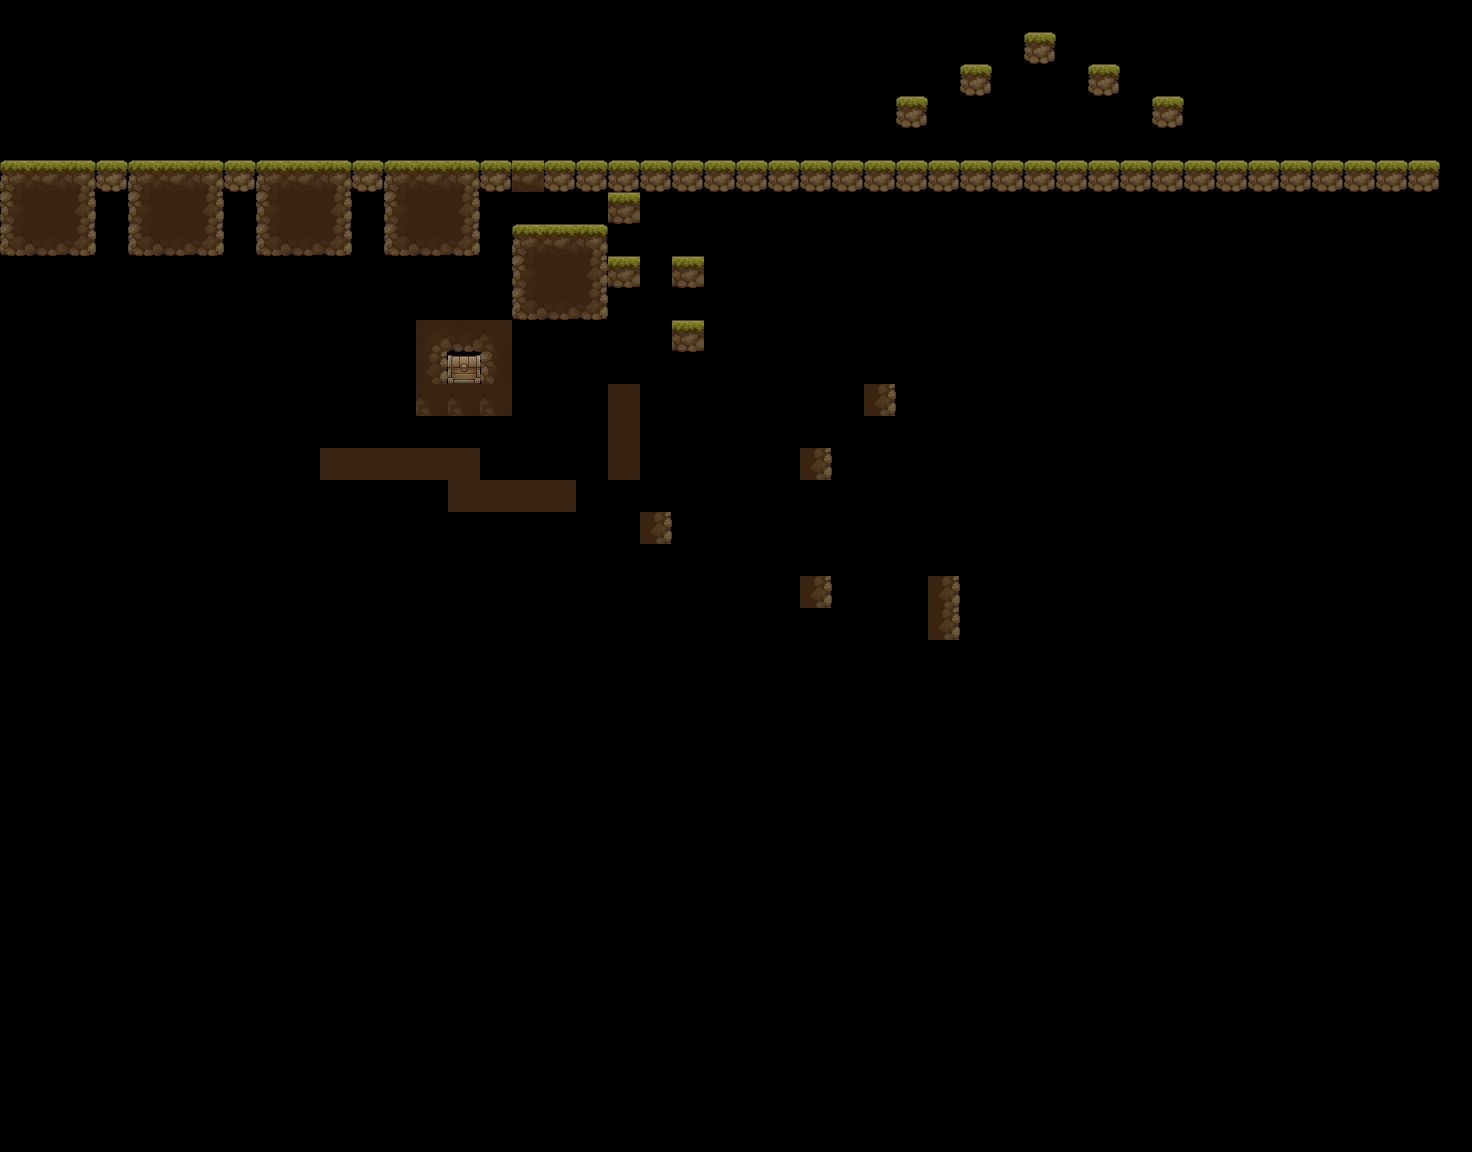

Tiled map render using the project's own tile images. Description and the whole map definition, tile-layer contents included, below:
An orthogonal 46x36 tile map with 32x32 px tiles, 1 tile layer (Tile Layer 1), 2 tilesets.

<map version="1.10" tiledversion="1.10.1" orientation="orthogonal" renderorder="right-down" width="46" height="36" tilewidth="32" tileheight="32" infinite="0" nextlayerid="2" nextobjectid="1">
 <tileset firstgid="1" source="my world.tsx" />
 <tileset firstgid="257" source="Chest animations.tsx" />
 <layer id="1" name="Tile Layer 1" width="46" height="36">
  <data encoding="csv">
0,0,0,0,0,0,0,0,0,0,0,0,0,0,0,0,0,0,0,0,0,0,0,0,0,0,0,0,0,0,0,0,0,0,0,0,0,0,0,0,0,0,0,0,0,0,
0,0,0,0,0,0,0,0,0,0,0,0,0,0,0,0,0,0,0,0,0,0,0,0,0,0,0,0,0,0,0,0,53,0,0,0,0,0,0,0,0,0,0,0,0,0,
0,0,0,0,0,0,0,0,0,0,0,0,0,0,0,0,0,0,0,0,0,0,0,0,0,0,0,0,0,0,53,0,0,0,53,0,0,0,0,0,0,0,0,0,0,0,
0,0,0,0,0,0,0,0,0,0,0,0,0,0,0,0,0,0,0,0,0,0,0,0,0,0,0,0,53,0,0,0,0,0,0,0,53,0,0,0,0,0,0,0,0,0,
0,0,0,0,0,0,0,0,0,0,0,0,0,0,0,0,0,0,0,0,0,0,0,0,0,0,0,0,0,0,0,0,0,0,0,0,0,0,0,0,0,0,0,0,0,0,
1,2,3,53,1,2,3,53,1,2,3,53,1,2,3,53,2,53,53,53,53,53,53,53,53,53,53,53,53,53,53,53,53,53,53,53,53,53,53,53,53,53,53,53,53,0,
17,18,19,0,17,18,19,0,17,18,19,0,17,18,19,0,0,0,0,221,0,0,0,0,0,0,0,0,0,0,0,0,0,0,0,0,0,0,0,0,0,0,0,0,0,0,
33,34,35,0,33,34,35,0,33,34,35,0,33,34,35,0,1,2,3,0,0,0,0,0,0,0,0,0,0,0,0,0,0,0,0,0,0,0,0,0,0,0,0,0,0,0,
0,0,0,0,0,0,0,0,0,0,0,0,0,0,0,0,17,18,19,221,0,221,0,0,0,0,0,0,0,0,0,0,0,0,0,0,0,0,0,0,0,0,0,0,0,0,
0,0,0,0,0,0,0,0,0,0,0,0,0,0,0,0,33,34,35,0,0,0,0,0,0,0,0,0,0,0,0,0,0,0,0,0,0,0,0,0,0,0,0,0,0,0,
0,0,0,0,0,0,0,0,0,0,0,0,0,65,66,67,0,0,0,0,0,221,0,0,0,0,0,0,0,0,0,0,0,0,0,0,0,0,0,0,0,0,0,0,0,0,
0,0,0,0,0,0,0,0,0,0,0,0,0,81,274,83,0,0,0,0,0,0,0,0,0,0,0,0,0,0,0,0,0,0,0,0,0,0,0,0,0,0,0,0,0,0,
0,0,0,0,0,0,0,0,0,0,0,0,0,67,67,67,0,0,0,232,0,0,0,0,0,0,0,240,0,0,0,0,0,0,0,0,0,0,0,0,0,0,0,0,0,0,
0,0,0,0,0,0,0,0,0,0,0,0,0,0,0,0,0,0,0,232,0,0,0,0,0,0,0,0,0,0,0,0,0,0,0,0,0,0,0,0,0,0,0,0,0,0,
0,0,0,0,0,0,0,0,0,0,104,104,104,104,104,0,0,0,0,232,0,0,0,0,0,240,0,0,0,0,0,0,0,0,0,0,0,0,0,0,0,0,0,0,0,0,
0,0,0,0,0,0,0,0,0,0,0,0,0,0,104,104,104,104,0,0,0,0,0,0,0,0,0,0,0,0,0,0,0,0,0,0,0,0,0,0,0,0,0,0,0,0,
0,0,0,0,0,0,0,0,0,0,0,0,0,0,0,0,0,0,0,0,240,0,0,0,0,0,0,0,0,0,0,0,0,0,0,0,0,0,0,0,0,0,0,0,0,0,
0,0,0,0,0,0,0,0,0,0,0,0,0,0,0,0,0,0,0,0,0,0,0,0,0,0,0,0,0,0,0,0,0,0,0,0,0,0,0,0,0,0,0,0,0,0,
0,0,0,0,0,0,0,0,0,0,0,0,0,0,0,0,0,0,0,0,0,0,0,0,0,240,0,0,0,240,0,0,0,0,0,0,0,0,0,0,0,0,0,0,0,0,
0,0,0,0,0,0,0,0,0,0,0,0,0,0,0,0,0,0,0,0,0,0,0,0,0,0,0,0,0,240,0,0,0,0,0,0,0,0,0,0,0,0,0,0,0,0,
0,0,0,0,0,0,0,0,0,0,0,0,0,0,0,0,0,0,0,0,0,0,0,0,0,0,0,0,0,0,0,0,0,0,0,0,0,0,0,0,0,0,0,0,0,0,
0,0,0,0,0,0,0,0,0,0,0,0,0,0,0,0,0,0,0,0,0,0,0,0,0,0,0,0,0,0,0,0,0,0,0,0,0,0,0,0,0,0,0,0,0,0,
0,0,0,0,0,0,0,0,0,0,0,0,0,0,0,0,0,0,0,0,0,0,0,0,0,0,0,0,0,0,0,0,0,0,0,0,0,0,0,0,0,0,0,0,0,0,
0,0,0,0,0,0,0,0,0,0,0,0,0,0,0,0,0,0,0,0,0,0,0,0,0,0,0,0,0,0,0,0,0,0,0,0,0,0,0,0,0,0,0,0,0,0,
0,0,0,0,0,0,0,0,0,0,0,0,0,0,0,0,0,0,0,0,0,0,0,0,0,0,0,0,0,0,0,0,0,0,0,0,0,0,0,0,0,0,0,0,0,0,
0,0,0,0,0,0,0,0,0,0,0,0,0,0,0,0,0,0,0,0,0,0,0,0,0,0,0,0,0,0,0,0,0,0,0,0,0,0,0,0,0,0,0,0,0,0,
0,0,0,0,0,0,0,0,0,0,0,0,0,0,0,0,0,0,0,0,0,0,0,0,0,0,0,0,0,0,0,0,0,0,0,0,0,0,0,0,0,0,0,0,0,0,
0,0,0,0,0,0,0,0,0,0,0,0,0,0,0,0,0,0,0,0,0,0,0,0,0,0,0,0,0,0,0,0,0,0,0,0,0,0,0,0,0,0,0,0,0,0,
0,0,0,0,0,0,0,0,0,0,0,0,0,0,0,0,0,0,0,0,0,0,0,0,0,0,0,0,0,0,0,0,0,0,0,0,0,0,0,0,0,0,0,0,0,0,
0,0,0,0,0,0,0,0,0,0,0,0,0,0,0,0,0,0,0,0,0,0,0,0,0,0,0,0,0,0,0,0,0,0,0,0,0,0,0,0,0,0,0,0,0,0,
0,0,0,0,0,0,0,0,0,0,0,0,0,0,0,0,0,0,0,0,0,0,0,0,0,0,0,0,0,0,0,0,0,0,0,0,0,0,0,0,0,0,0,0,0,0,
0,0,0,0,0,0,0,0,0,0,0,0,0,0,0,0,0,0,0,0,0,0,0,0,0,0,0,0,0,0,0,0,0,0,0,0,0,0,0,0,0,0,0,0,0,0,
0,0,0,0,0,0,0,0,0,0,0,0,0,0,0,0,0,0,0,0,0,0,0,0,0,0,0,0,0,0,0,0,0,0,0,0,0,0,0,0,0,0,0,0,0,0,
0,0,0,0,0,0,0,0,0,0,0,0,0,0,0,0,0,0,0,0,0,0,0,0,0,0,0,0,0,0,0,0,0,0,0,0,0,0,0,0,0,0,0,0,0,0,
0,0,0,0,0,0,0,0,0,0,0,0,0,0,0,0,0,0,0,0,0,0,0,0,0,0,0,0,0,0,0,0,0,0,0,0,0,0,0,0,0,0,0,0,0,0,
0,0,0,0,0,0,0,0,0,0,0,0,0,0,0,0,0,0,0,0,0,0,0,0,0,0,0,0,0,0,0,0,0,0,0,0,0,0,0,0,0,0,0,0,0,0
</data>
 </layer>
</map>
